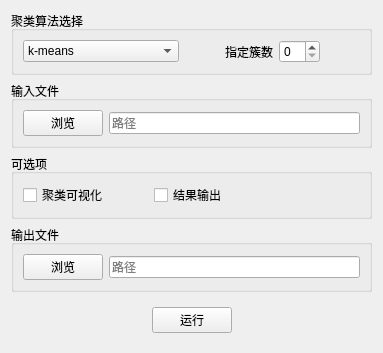
    <widget class="QWidget" name="pageKM">
     <layout class="QVBoxLayout" name="verticalLayout_13">
      <item>
       <widget class="QGroupBox" name="groupBox_2">
        <property name="title">
         <string>聚类算法选择</string>
        </property>
        <layout class="QHBoxLayout" name="horizontalLayout_17">
         <item>
          <widget class="QComboBox" name="cbCluster">
           <item>
            <property name="text">
             <string>k-means</string>
            </property>
           </item>
           <item>
            <property name="text">
             <string>k-means++</string>
            </property>
           </item>
           <item>
            <property name="text">
             <string>层次聚类(输出.svg文件)</string>
            </property>
           </item>
          </widget>
         </item>
         <item>
          <spacer name="horizontalSpacer_22">
           <property name="orientation">
            <enum>Qt::Horizontal</enum>
           </property>
           <property name="sizeType">
            <enum>QSizePolicy::Minimum</enum>
           </property>
           <property name="sizeHint" stdset="0">
            <size>
             <width>40</width>
             <height>20</height>
            </size>
           </property>
          </spacer>
         </item>
         <item>
          <widget class="QLabel" name="lbClusters">
           <property name="text">
            <string>指定簇数</string>
           </property>
          </widget>
         </item>
         <item>
          <widget class="QSpinBox" name="nClusters"/>
         </item>
         <item>
          <spacer name="horizontalSpacer_21">
           <property name="orientation">
            <enum>Qt::Horizontal</enum>
           </property>
           <property name="sizeHint" stdset="0">
            <size>
             <width>40</width>
             <height>20</height>
            </size>
           </property>
          </spacer>
         </item>
        </layout>
       </widget>
      </item>
      <item>
       <widget class="QGroupBox" name="groupBox_3">
        <property name="title">
         <string>输入文件</string>
        </property>
        <layout class="QHBoxLayout" name="horizontalLayout_37">
         <item>
          <widget class="QPushButton" name="pbCluIn">
           <property name="text">
            <string>浏览</string>
           </property>
          </widget>
         </item>
         <item>
          <widget class="QLineEdit" name="leCluIn">
           <property name="placeholderText">
            <string>路径</string>
           </property>
          </widget>
         </item>
        </layout>
       </widget>
      </item>
      <item>
       <widget class="QGroupBox" name="groupBox_4">
        <property name="title">
         <string>可选项</string>
        </property>
        <layout class="QHBoxLayout" name="horizontalLayout_14">
         <item>
          <widget class="QCheckBox" name="cluView">
           <property name="text">
            <string>聚类可视化</string>
           </property>
          </widget>
         </item>
         <item>
          <spacer name="horizontalSpacer_18">
           <property name="orientation">
            <enum>Qt::Horizontal</enum>
           </property>
           <property name="sizeType">
            <enum>QSizePolicy::Minimum</enum>
           </property>
           <property name="sizeHint" stdset="0">
            <size>
             <width>40</width>
             <height>20</height>
            </size>
           </property>
          </spacer>
         </item>
         <item>
          <widget class="QCheckBox" name="cluOut">
           <property name="text">
            <string>结果输出</string>
           </property>
          </widget>
         </item>
         <item>
          <spacer name="horizontalSpacer_17">
           <property name="orientation">
            <enum>Qt::Horizontal</enum>
           </property>
           <property name="sizeHint" stdset="0">
            <size>
             <width>40</width>
             <height>20</height>
            </size>
           </property>
          </spacer>
         </item>
        </layout>
       </widget>
      </item>
      <item>
       <widget class="QGroupBox" name="outGp">
        <property name="title">
         <string>输出文件</string>
        </property>
        <layout class="QHBoxLayout" name="horizontalLayout_15">
         <item>
          <widget class="QPushButton" name="pbCluOut">
           <property name="text">
            <string>浏览</string>
           </property>
          </widget>
         </item>
         <item>
          <widget class="QLineEdit" name="leCluOut">
           <property name="placeholderText">
            <string>路径</string>
           </property>
          </widget>
         </item>
        </layout>
       </widget>
      </item>
      <item>
       <widget class="QWidget" name="widget_13" native="true">
        <layout class="QHBoxLayout" name="horizontalLayout_19">
         <item>
          <spacer name="horizontalSpacer_25">
           <property name="orientation">
            <enum>Qt::Horizontal</enum>
           </property>
           <property name="sizeHint" stdset="0">
            <size>
             <width>40</width>
             <height>20</height>
            </size>
           </property>
          </spacer>
         </item>
         <item>
          <widget class="QPushButton" name="kmRun">
           <property name="text">
            <string>运行</string>
           </property>
          </widget>
         </item>
         <item>
          <spacer name="horizontalSpacer_26">
           <property name="orientation">
            <enum>Qt::Horizontal</enum>
           </property>
           <property name="sizeHint" stdset="0">
            <size>
             <width>40</width>
             <height>20</height>
            </size>
           </property>
          </spacer>
         </item>
        </layout>
       </widget>
      </item>
     </layout>
    </widget>
